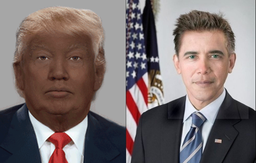
#> input picture image_recognition/lab_2/obamna.png, 256 x 163 px, shrunk from 696 x 444 before the run, found by its file name
$ python main.py   (older library calls are emulated)
#> lines starting #> are read from the running program, lines starting #| are printed output that depends on the picture
import cv2
import numpy as np
from matplotlib import pyplot as plt

# --- PREPARATION OF THE COLOR IMAGE ---

# 1. Load the image in color (default)
# Note: OpenCV loads images in BGR channel order
image_bgr = cv2.imread('D:/projects/labs/image_recognition/lab_2/obamna.png')
#> image_bgr is the input picture: shape (163, 256, 3); mean B, G, R 111.1, 111.7, 123.8

if image_bgr is None:
    print("Error with receiving a file.")
else:
    # 2. Convert BGR to RGB for correct display with matplotlib
    image_rgb = cv2.cvtColor(image_bgr, cv2.COLOR_BGR2RGB)

    height, width, channels = image_rgb.shape
#> height = 163; width = 256; channels = 3

    # 4. Show the original image for comparison
    plt.imshow(image_rgb)
    plt.title('Оригінальне кольорове зображення')
    plt.show()

sharpen_kernel = np.array([[-1, -1, -1],
                           [-1,  9, -1],
                           [-1, -1, -1]])

# Create an empty array for the result with three channels
sharpened_image_manual = np.zeros_like(image_rgb)

# Iterate over each channel (0=R, 1=G, 2=B)
for c in range(channels):
    for y in range(1, height - 1):
        for x in range(1, width - 1):
            # Extract a 3x3 region from the current channel
            region = image_rgb[y-1:y+2, x-1:x+2, c]

            # Convolution operation
            new_pixel_value = np.sum(region * sharpen_kernel)

            # Clip the value to valid range
            sharpened_image_manual[y, x, c] = np.clip(new_pixel_value, 0, 255)
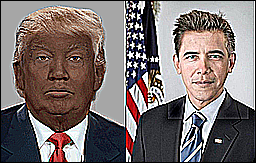
#> sharpened_image_manual: shape (163, 256, 3); mean R, G, B 122.1, 111.3, 110.1

# Display the result
plt.imshow(sharpened_image_manual)
plt.title('Фільтр чіткості (кольоровий)')
plt.show()


blur_kernel = np.array([
    [0.000789, 0.006581, 0.013347, 0.006581, 0.000789],
    [0.006581, 0.054901, 0.111345, 0.054901, 0.006581],
    [0.013347, 0.111345, 0.225821, 0.111345, 0.013347],
    [0.006581, 0.054901, 0.111345, 0.054901, 0.006581],
    [0.000789, 0.006581, 0.013347, 0.006581, 0.000789]
])

blurred_image_manual = np.zeros_like(image_rgb)
offset_blur = 2 # radius for 5x5 kernel

for c in range(channels):
    for y in range(offset_blur, height - offset_blur):
        for x in range(offset_blur, width - offset_blur):
            # Extract a 5x5 region from the current channel
            region = image_rgb[y-offset_blur:y+offset_blur+1, x-offset_blur:x+offset_blur+1, c]

            # Convolution operation
            new_pixel_value = np.sum(region * blur_kernel)

            blurred_image_manual[y, x, c] = np.clip(new_pixel_value, 0, 255)
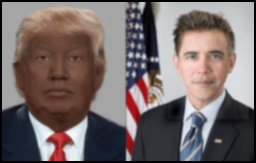
#> blurred_image_manual: shape (163, 256, 3); mean R, G, B 118.5, 106.5, 105.7

# Display the result
plt.imshow(blurred_image_manual)
plt.title('Фільтр розмиття (кольоровий)')
plt.show()

median_filtered_manual = np.zeros_like(image_rgb)
window_size = 3
offset_median = window_size // 2

for c in range(channels):
    for y in range(offset_median, height - offset_median):
        for x in range(offset_median, width - offset_median):
            # Extract a window from the current channel
            region = image_rgb[y-offset_median:y+offset_median+1, x-offset_median:x+offset_median+1, c]

            # Compute the median
            median_value = np.median(region)

            median_filtered_manual[y, x, c] = median_value
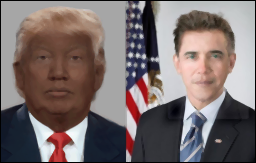
#> median_filtered_manual: shape (163, 256, 3); mean R, G, B 121.5, 109.4, 108.7

# Display the result
plt.imshow(median_filtered_manual)
plt.title('Медіанний фільтр (кольоровий)')
plt.show()


def create_gabor_kernel(ksize, sigma, theta, lambd, gamma, psi=0):
    """
    Create a Gabor filter kernel manually.
    ksize: kernel size (e.g., 31)
    sigma: standard deviation of the Gaussian envelope
    theta: orientation (angle in radians)
    lambd: wavelength of the sinusoidal factor
    gamma: spatial aspect ratio
    psi: phase offset
    """
    # Створюємо сітку координат для ядра
    half_ksize = ksize // 2
    x_coords, y_coords = np.meshgrid(np.arange(-half_ksize, half_ksize + 1),
                                     np.arange(-half_ksize, half_ksize + 1))

    # Rotate coordinates according to angle theta (computes x' and y')
    x_prime = x_coords * np.cos(theta) + y_coords * np.sin(theta)
    y_prime = -x_coords * np.sin(theta) + y_coords * np.cos(theta)

    # Compute the Gaussian envelope
    gaussian_part = np.exp(-(x_prime**2 + gamma**2 * y_prime**2) / (2 * sigma**2))

    # Compute the sinusoidal (cosine) component
    cosine_part = np.cos(2 * np.pi * x_prime / lambd + psi)

    # Multiply components to get the final kernel
    gabor_kernel = gaussian_part * cosine_part

    return gabor_kernel


# Parameters for the Gabor filter
kernel_size = 31      # kernel size (must be odd)
sigma = 5.0           # Gaussian scale
theta_degrees = 45    # orientation in degrees
theta_radians = np.deg2rad(theta_degrees) # convert to radians
lambd = 10.0          # wavelength
gamma = 0.5           # aspect ratio

# Створюємо ядро
manual_gabor_kernel = create_gabor_kernel(kernel_size, sigma, theta_radians, lambd, gamma)

# Visualize the generated kernel to verify it
plt.imshow(manual_gabor_kernel, cmap='gray')
plt.title(f'Ядро Ґабора (ручна генерація), θ={theta_degrees}°')
plt.colorbar()
plt.show()
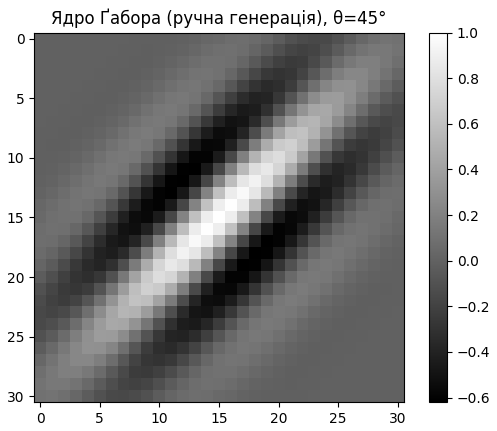
#> figure drawn by matplotlib, 2 panels

image_gray = cv2.imread('D:/projects/labs/image_recognition/lab_2/obamna.png', cv2.IMREAD_GRAYSCALE)
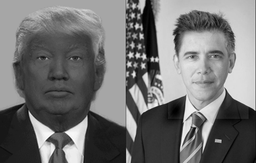
#> image_gray: shape (163, 256); min 0, max 255, mean 114.8

if image_gray is None:
    print("Failed to load the image.")
else:
    height, width = image_gray.shape
    # Use float for intermediate calculations
    gabor_filtered_manual = np.zeros_like(image_gray, dtype=np.float32)

    # Offset from borders based on kernel size
    offset = kernel_size // 2

    # Perform convolution
    for y in range(offset, height - offset):
        for x in range(offset, width - offset):
            # Extract the region
            region = image_gray[y-offset:y+offset+1, x-offset:x+offset+1]

            # Convolution operation
            new_pixel_value = np.sum(region * manual_gabor_kernel)

            gabor_filtered_manual[y, x] = new_pixel_value
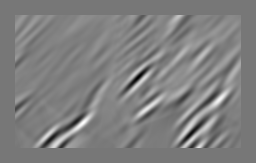
#> gabor_filtered_manual: shape (163, 256) float32; min -4234.1, max 4826.8, mean 313.2; drawn with min black and max white

    # Normalize result to [0,255] for visualization
    gabor_filtered_visual = cv2.normalize(gabor_filtered_manual, None, 0, 255, cv2.NORM_MINMAX, cv2.CV_8U)

    # Display results
    plt.figure(figsize=(12, 6))
    plt.subplot(1, 2, 1)
    plt.imshow(image_gray, cmap='gray')
    plt.title('Original grayscale image')

    plt.subplot(1, 2, 2)
    plt.imshow(gabor_filtered_visual, cmap='gray')
    plt.title(f'Gabor filter, θ={theta_degrees}°')

    plt.show()
